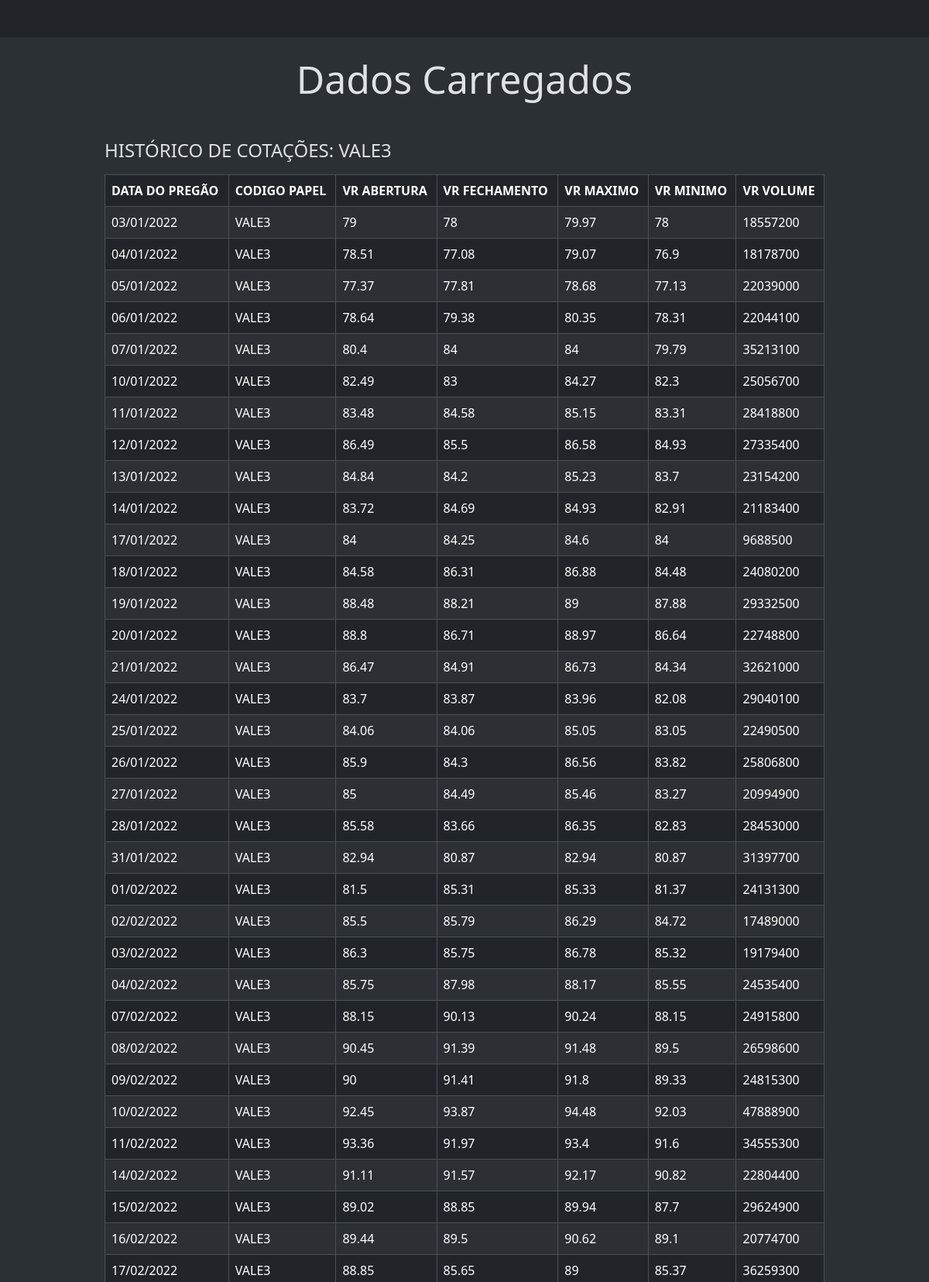
/consultaBase.php?codigo=VALE3 (upper part), run on the app's committed database.
### tables this page shows
CREATE TABLE `cotacoes` (
  `id` int(11) NOT NULL,
  `codigoAcao` varchar(5) NOT NULL,
  `data` date NOT NULL,
  `abertura` double NOT NULL,
  `fechamento` double NOT NULL,
  `maxima` double NOT NULL,
  `minimo` double NOT NULL,
  `volume` double NOT NULL
);

### consultaBase.php (the view, shortened to what this page needs)
<?php
    include_once("header.php");
    $conF = new ConnectionFactory();
    $con = $conF->getConnection();
    if ($_SERVER['REQUEST_METHOD'] == 'GET'){
        $codigo = $_GET['codigo'];
    }
?>
<main class="w-100 m-auto">
    <div class="container">
        <div class="col-md-10 offset-md-1">
            <h1 class="my-4  text-center">Dados Carregados</h1>
            <h4 class="mt-5 mb-3">HISTÓRICO DE COTAÇÕES: <?php echo $codigo ?></h4>
            <table class="table table-striped table-bordered">
                <thead>
                    <tr>
                      <th>DATA DO PREGÃO</th>
                      <th>CODIGO PAPEL</th>
                      <th>VR ABERTURA</th>
                      <th>VR FECHAMENTO</th>
                      <th>VR MAXIMO</th>
                      <th>VR MINIMO</th>
                      <th>VR VOLUME</th>
                    </tr>
                </thead>
                <tbody>
                    <?php
                        $result = $con->query("SELECT * FROM cotacoes WHERE codigoAcao = '" . $codigo . "'");
                        foreach ($result as $linha){
                            echo "<tr>";
                            echo "<td>" . date('d/m/Y', strtotime($linha["data"])) . "</td>";
                            echo "<td>" . $linha["codigoAcao"] . "</td>";
                            echo "<td>" . $linha["abertura"] . "</td>";
                            echo "<td>" . $linha["fechamento"] . "</td>";
                            echo "<td>" . $linha["maxima"] . "</td>";
                            echo "<td>" . $linha["minimo"] . "</td>";
                            echo "<td>" . $linha["volume"] . "</td>";
                            echo "</tr>";
                        }
                    ?>
                </tbody>
            </table>
        </div>
    </div>
</main>
<?php
    include_once("footer.php");
?>

### header.php (shortened to what this page needs)
<!DOCTYPE html>
<html lang="pt-br" data-bs-theme="dark">
<head>
    <link href="https://cdn.jsdelivr.net/npm/bootstrap@5.3.2/dist/css/bootstrap.min.css" rel="stylesheet"
>
    <link rel="stylesheet" href="style.css">
</head>
<body class="bg-body-tertiary">
    <header class="navbar bg-dark p-4">
    </header>

### footer.php (shortened to what this page needs)
</body>
</html>

### style.css (style rules this page uses)
* { margin: 0; padding: 0; }
html, body { height: 100%; }
h1 { font-size: 50px; }

### data on the page
cotacoes: data "03/01/2022", codigoAcao "VALE3", abertura "79", fechamento "78", maxima "79.97", minimo "78", volume "18557200"
cotacoes: data "04/01/2022", codigoAcao "VALE3", abertura "78.51", fechamento "77.08", maxima "79.07", minimo "76.9", volume "18178700"
cotacoes: data "05/01/2022", codigoAcao "VALE3", abertura "77.37", fechamento "77.81", maxima "78.68", minimo "77.13", volume "22039000"
cotacoes: data "06/01/2022", codigoAcao "VALE3", abertura "78.64", fechamento "79.38", maxima "80.35", minimo "78.31", volume "22044100"
cotacoes: data "07/01/2022", codigoAcao "VALE3", abertura "80.4", fechamento "84", maxima "84", minimo "79.79", volume "35213100"
cotacoes: data "10/01/2022", codigoAcao "VALE3", abertura "82.49", fechamento "83", maxima "84.27", minimo "82.3", volume "25056700"
cotacoes: data "11/01/2022", codigoAcao "VALE3", abertura "83.48", fechamento "84.58", maxima "85.15", minimo "83.31", volume "28418800"
cotacoes: data "12/01/2022", codigoAcao "VALE3", abertura "86.49", fechamento "85.5", maxima "86.58", minimo "84.93", volume "27335400"
cotacoes: data "13/01/2022", codigoAcao "VALE3", abertura "84.84", fechamento "84.2", maxima "85.23", minimo "83.7", volume "23154200"
cotacoes: data "14/01/2022", codigoAcao "VALE3", abertura "83.72", fechamento "84.69", maxima "84.93", minimo "82.91", volume "21183400"
cotacoes: data "17/01/2022", codigoAcao "VALE3", abertura "84", fechamento "84.25", maxima "84.6", minimo "84", volume "9688500"
cotacoes: data "18/01/2022", codigoAcao "VALE3", abertura "84.58", fechamento "86.31", maxima "86.88", minimo "84.48", volume "24080200"
cotacoes: data "19/01/2022", codigoAcao "VALE3", abertura "88.48", fechamento "88.21", maxima "89", minimo "87.88", volume "29332500"
cotacoes: data "20/01/2022", codigoAcao "VALE3", abertura "88.8", fechamento "86.71", maxima "88.97", minimo "86.64", volume "22748800"
cotacoes: data "21/01/2022", codigoAcao "VALE3", abertura "86.47", fechamento "84.91", maxima "86.73", minimo "84.34", volume "32621000"
cotacoes: data "24/01/2022", codigoAcao "VALE3", abertura "83.7", fechamento "83.87", maxima "83.96", minimo "82.08", volume "29040100"
cotacoes: data "25/01/2022", codigoAcao "VALE3", abertura "84.06", fechamento "84.06", maxima "85.05", minimo "83.05", volume "22490500"
cotacoes: data "26/01/2022", codigoAcao "VALE3", abertura "85.9", fechamento "84.3", maxima "86.56", minimo "83.82", volume "25806800"
cotacoes: data "27/01/2022", codigoAcao "VALE3", abertura "85", fechamento "84.49", maxima "85.46", minimo "83.27", volume "20994900"
cotacoes: data "28/01/2022", codigoAcao "VALE3", abertura "85.58", fechamento "83.66", maxima "86.35", minimo "82.83", volume "28453000"
cotacoes: data "31/01/2022", codigoAcao "VALE3", abertura "82.94", fechamento "80.87", maxima "82.94", minimo "80.87", volume "31397700"
cotacoes: data "01/02/2022", codigoAcao "VALE3", abertura "81.5", fechamento "85.31", maxima "85.33", minimo "81.37", volume "24131300"
cotacoes: data "02/02/2022", codigoAcao "VALE3", abertura "85.5", fechamento "85.79", maxima "86.29", minimo "84.72", volume "17489000"
cotacoes: data "03/02/2022", codigoAcao "VALE3", abertura "86.3", fechamento "85.75", maxima "86.78", minimo "85.32", volume "19179400"
cotacoes: data "04/02/2022", codigoAcao "VALE3", abertura "85.75", fechamento "87.98", maxima "88.17", minimo "85.55", volume "24535400"
cotacoes: data "07/02/2022", codigoAcao "VALE3", abertura "88.15", fechamento "90.13", maxima "90.24", minimo "88.15", volume "24915800"
cotacoes: data "08/02/2022", codigoAcao "VALE3", abertura "90.45", fechamento "91.39", maxima "91.48", minimo "89.5", volume "26598600"
cotacoes: data "09/02/2022", codigoAcao "VALE3", abertura "90", fechamento "91.41", maxima "91.8", minimo "89.33", volume "24815300"
cotacoes: data "10/02/2022", codigoAcao "VALE3", abertura "92.45", fechamento "93.87", maxima "94.48", minimo "92.03", volume "47888900"
cotacoes: data "11/02/2022", codigoAcao "VALE3", abertura "93.36", fechamento "91.97", maxima "93.4", minimo "91.6", volume "34555300"
cotacoes: data "14/02/2022", codigoAcao "VALE3", abertura "91.11", fechamento "91.57", maxima "92.17", minimo "90.82", volume "22804400"
cotacoes: data "15/02/2022", codigoAcao "VALE3", abertura "89.02", fechamento "88.85", maxima "89.94", minimo "87.7", volume "29624900"
cotacoes: data "16/02/2022", codigoAcao "VALE3", abertura "89.44", fechamento "89.5", maxima "90.62", minimo "89.1", volume "20774700"
cotacoes: data "17/02/2022", codigoAcao "VALE3", abertura "88.85", fechamento "85.65", maxima "89", minimo "85.37", volume "36259300"

### other printed values
$codigo "VALE3"
